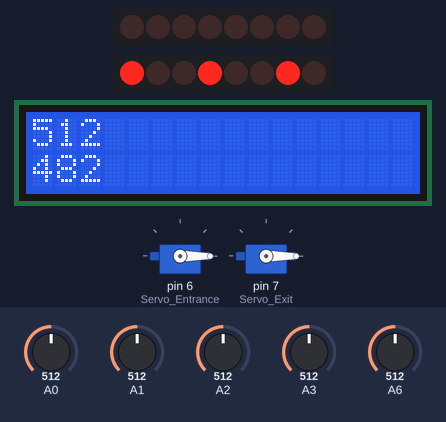
This program was run on a simulated Arduino Nano, built with avr-gcc and run on an emulated ATmega328P. Shown: 2 × 8 shift-register outputs drawn as a row of LEDs (first output left, lit = HIGH), 2 × servo, 16×2 character LCD. Wiring (inferred from the names in the program): 2 × shift register (74HC595): data pin 9, shift clock pin 8 / data pin 12, shift clock pin 10. Wiring (inferred from the signals the program sends): 2 × row of LEDs: on Q0, Q1, Q2, Q3, Q4, Q5, Q6, Q7 / on Q0, Q1, Q2, Q3, Q4, Q5, Q6, Q7. Inputs (shaded band) come from the test bench; at power-on: A1 = 512, A2 = 512, A0 = 512, A3 = 512, A6 = 512.

Above: at 1.2 s.
1.3 s: A1 set to 489
At 2.5 s:
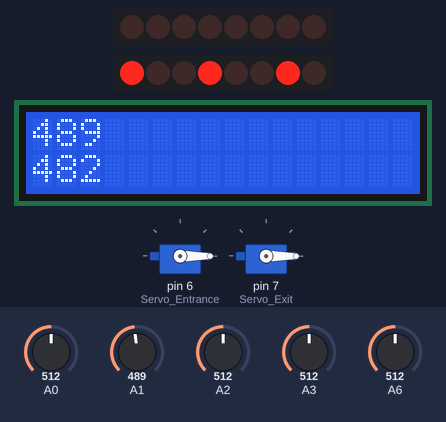
2.8 s: A1 set to 473
At 4.1 s:
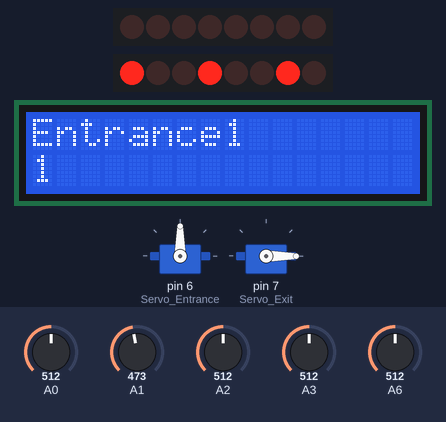
4.4 s: A1 set to 716
At 5.5 s:
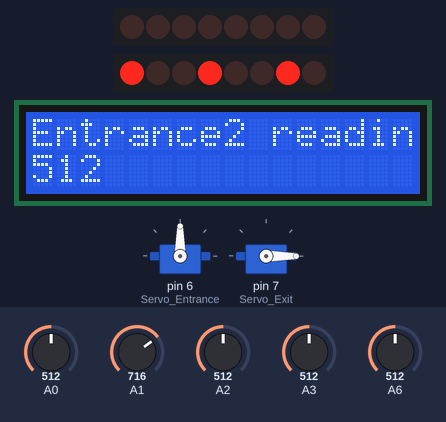
7.4 s: A2 set to 716
At 8.4 s:
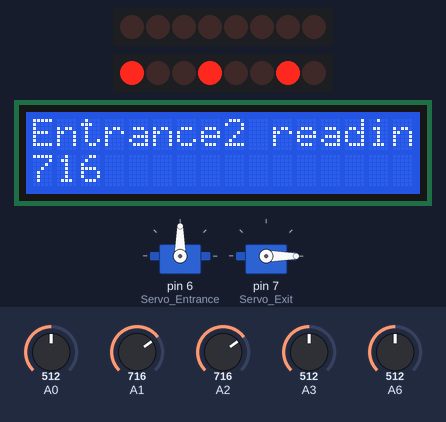
8.9 s: A2 set to 992
At 10.1 s:
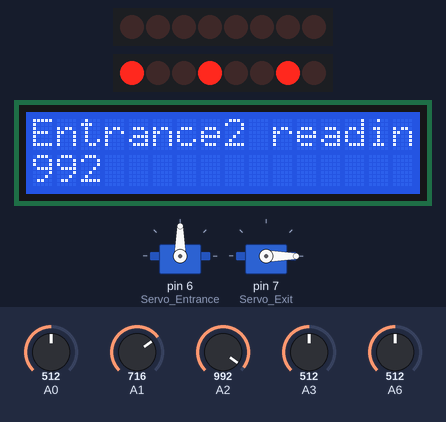
10.4 s: A2 set to 105
At 11.4 s:
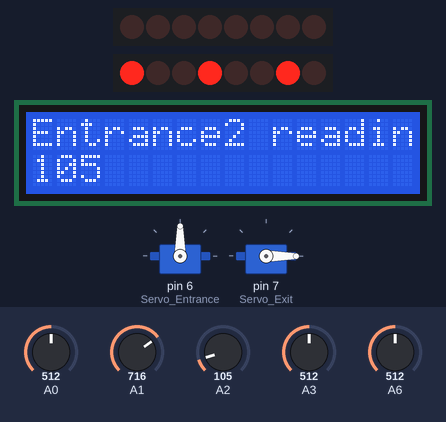
11.9 s: A2 set to 92
Timing chart, 0 to 14.4 s (numbered marks = the images above; inputs shaded):
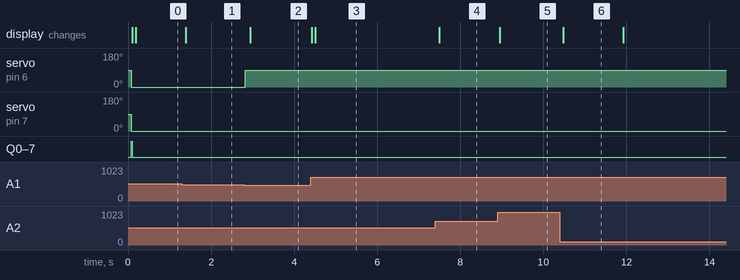

Measured:
- the behaviour switches between 482 and 481 on A1 (found by bisection; images 1 and 2)
- after the input at 1.3 s, the display: changes after 0.10 s (image 1)
- after the input at 2.8 s, servo on pin 6 (Servo_Entrance): 0° → 90° at once; the display: changes after 0.14 s (image 2)
- after the input at 4.4 s, the display: first changes at once (image 3 shows a later state)
- after the input at 7.4 s, the display: changes after 0.09 s (image 4)
- after the input at 8.9 s, the display: changes after 0.05 s (image 5)
- after the input at 10.4 s, the display: changes after 0.08 s (image 6)

The program:

main.cpp
```cpp
// added separate files

#include <Arduino.h>
#include <Servo.h>
#include <LiquidCrystal_I2C.h>
#include <TaskScheduler.h>

LiquidCrystal_I2C display(0x27,16, 2);
Servo Servo_Entrance;
Servo Servo_Exit;


bool gate1running = false;
bool gate2running = false;

/*        Constants and Variables       */
const int MUX_A = 12;
const int MUX_B = 11;
const int MUX_C = 10;
const int SR_DATAPIN = 9;
const int SR_CLOCKPIN = 8;

bool ledOutput[8]={0,0,0,0,0,0,0,0};
int cars_in_lot = 0;
int cars_parked;


/*        Classes       */

// define LDR class
class ldr{
  private:

    static int amount_of_ldrs;
    static ldr* all_ldrs[12];

    String name;
    bool is_parking_space;
    bool pinState[3];
    int pin;

    int pre_threshold;

  public:
    int reading;
    int threshold;


    ldr(String pname, bool is_p_space, bool a,bool b,bool c, int pn, int thre):
    name(pname), is_parking_space(is_p_space), pinState{a,b,c},pin(pn), pre_threshold(thre)
    {
    if(amount_of_ldrs < 12){
      all_ldrs[amount_of_ldrs] = this;
      amount_of_ldrs++;
    };
    }

    void call_ldr(){
      if (is_parking_space){
        digitalWrite(MUX_A,pinState[0]);
        digitalWrite(MUX_B,pinState[1]);
        digitalWrite(MUX_C,pinState[2]);
      }
    }

    void get_value(){
      call_ldr();
      reading = analogRead(pin);
    }

    void calibrate(){
      get_value();
      threshold = reading - pre_threshold;
    }

    bool is_detected(){
      if(reading < threshold){
        return true;
      }else{
        return false;
      }
    }

    void reportdetect(){
      if(reading < threshold){
        display.clear();
        display.setCursor(0, 0);
        display.println(name);
        display.setCursor(0, 1);
        display.println("1");
      }else{
        display.clear();
        display.setCursor(0, 0);
        display.println(name);
        display.setCursor(0, 1);
        display.println("0");
      }
    }

    void report(){
      display.clear();
      display.setCursor(0, 0);
      display.println(name + " reading is:");
      display.setCursor(0, 1);
      display.println(reading);
    }

    static void updateall() {
      for (int i = 0; i < amount_of_ldrs; i++) {
        all_ldrs[i]->get_value();
      }
    }

    static void calibrateall(){
      for (int i = 0; i < amount_of_ldrs; i++) {
        all_ldrs[i]->calibrate();
      }
    }

};

ldr* ldr::all_ldrs[12] = {nullptr};
int ldr::amount_of_ldrs = 0;

// define led class
class led{
  private:
    int position;

  public:
    led(int p):
    position(p)
    {};

    void set_led(bool will_be_on){
      ledOutput[position - 1] = will_be_on;
    }

};


class parkingSpace{

  private:

    static int spaces;
    static parkingSpace* all_spaces[8];

    led& light;
    ldr& detector;

  public:

    parkingSpace(led& l, ldr& d):
     light(l),
     detector(d)
    {
     if(spaces < 8){
      all_spaces[spaces] = this;
      spaces++;
    };
    }

    void is_open_space(){
      if(detector.is_detected()){
        light.set_led(false);
      }else{
        light.set_led(true);
      }
    }

    void load_one(){
      is_open_space();
    }

    // make the load_one function occur for all objects of the parking space class
    static void updateall() {
      for (int i = 0; i < spaces; i++) {
        all_spaces[i]->load_one();
      }
    }
    static void calibrateall(){
      display.clear();
      display.setCursor(0, 0);
      display.println("Calibrating...");
      for (int i = 0; i < spaces; i++) {
        all_spaces[i]->detector.calibrate();
        delay(50);
      }
      display.clear();
    }
};

parkingSpace* parkingSpace::all_spaces[8] = {nullptr};
int parkingSpace::spaces = 0;


class gate{
  private:


    ldr& front;
    ldr& back;
    Servo& motor;
    bool is_in_use = false;
    int func;

  public:
    gate(ldr& l1, ldr& l2, Servo& m, int f):
    front(l1), back(l2), motor(m), func(f)
    {}


    void gate_down(){ motor.write(0);   }


    void do_gate(){
      is_in_use = true;
      motor.write(90);
      delay(100);
      front.get_value();
      while(front.is_detected()){
        front.get_value();
        front.reportdetect();
        delay(50);
      }
      while(!back.is_detected()){
        back.get_value();
        back.report();
        delay(50);
      }
      while(back.is_detected()){
        back.get_value();
        back.report();
        delay(50);
      }
      motor.write(0);

      cars_in_lot+= func;
    }


};


/*        Objects       */

// creating LDR objects
ldr LDR1("LDR1",true,false,false,false,    A0, 30);
ldr LDR2("LDR2",true,false,false,true,     A0, 30);
ldr LDR3("LDR3",true,false,true,false,     A0, 30);
ldr LDR4("LDR4",true,false,true,true,      A0, 30);
ldr LDR5("LDR5",true,true,false,false,     A0, 40);
ldr LDR6("LDR6",true,true,true,false,      A0, 30);
ldr LDR7("LDR7",true,true,true,true,       A0, 30);
ldr LDR8("LDR8",true,true,false,true,      A0, 30);

ldr Entrance1("Entrance1",false,false,false,false, A1, 30);
ldr Entrance2("Entrance2",false,false,false,false, A2, 20);
ldr Exit1("Exit1",false,false,false,false,         A3, 35);
ldr Exit2("Exit2",false,false,false,false,         A6, 30);

led LED1(1);
led LED2(2);
led LED3(3);
led LED4(4);
led LED5(5);
led LED6(6);
led LED7(7);
led LED8(8);

parkingSpace one(LED1,LDR1);
parkingSpace two(LED5,LDR2);
parkingSpace three(LED3,LDR3);
parkingSpace four(LED4,LDR6);
parkingSpace five(LED2,LDR5);
parkingSpace six(LED6,LDR4);
parkingSpace seven(LED7,LDR7);
parkingSpace eight(LED8,LDR8);

gate Entrance(Entrance1, Entrance2,Servo_Entrance, 1);
gate Exit(Exit1, Exit2,Servo_Exit, -1);


/*        Functions       */

// function to turn on certain LEDs
void shiftregisterwrite(bool binary_out[8]){

  digitalWrite(SR_CLOCKPIN, LOW);
  digitalWrite(SR_DATAPIN, HIGH);
  delay(10); // change to microseconds?
  digitalWrite(SR_DATAPIN, LOW);
  digitalWrite(SR_CLOCKPIN, HIGH);

  for(int i; i<8; i++){
    delayMicroseconds(2);
    digitalWrite(SR_CLOCKPIN, LOW);
    digitalWrite(SR_DATAPIN,binary_out[i]);
    // inputs each value each loop x8
    delayMicroseconds(2);
    digitalWrite(SR_CLOCKPIN, HIGH);
  }
}


void do_screen(){
  display.clear();
  display.setCursor(0, 0);
  display.println("Spaces available:");
  display.setCursor(0, 1);
  display.println((8-cars_in_lot));
}


void setup(){
  // Setup the pins
  pinMode(MUX_A,OUTPUT);
  pinMode(MUX_B,OUTPUT);
  pinMode(MUX_C,OUTPUT);
  pinMode(SR_CLOCKPIN,OUTPUT);
  pinMode(SR_DATAPIN,OUTPUT);

  Servo_Entrance.attach(6);
  Servo_Exit.attach(7);


  // test the display
  display.init();
  display.backlight();
  display.setCursor(0,0);
  display.println("Calibrating...");
  ldr::calibrateall();
  Servo_Entrance.write(0);
  Servo_Exit.write(0);

}

void gate1run(){
  gate1running = true;
  Entrance.do_gate();
  gate1running = false;
}
void gate2run(){
  gate2running = true;
  Exit.do_gate();
  gate2running = false;
}

void check_gate_status(){
  if(Entrance1.is_detected() && !gate1running){
    gate1run();
  }
  if(Exit1.is_detected() && !gate2running){
    gate2run();
  }
}


void loop() {
  ldr::updateall();
  parkingSpace::updateall();
  shiftregisterwrite(ledOutput);
  check_gate_status();

  display.clear();
  display.setCursor(0, 0);
  display.println(Entrance1.reading);
  display.setCursor(0, 1);
  display.println(Entrance1.threshold);
  delay(50);
  // total delay currently is 10 + 10.002 (per led) ms
}
```
